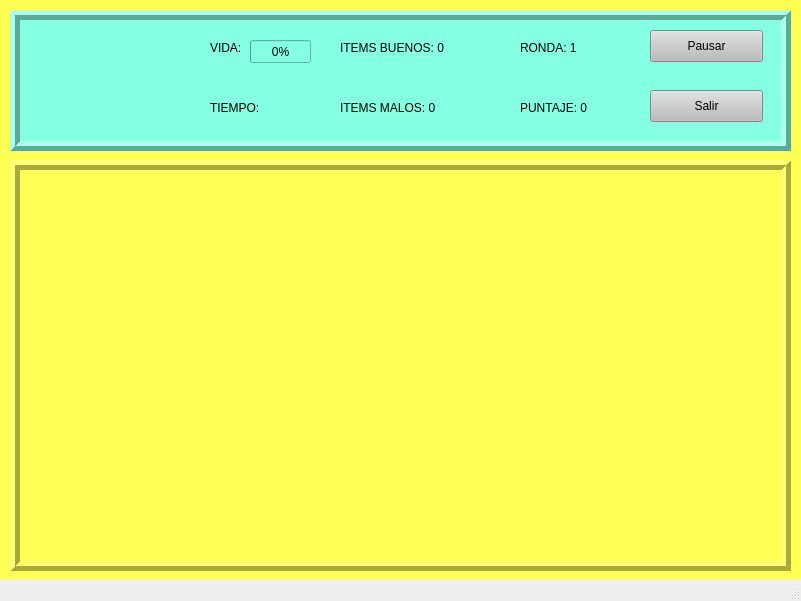
<?xml version="1.0" encoding="UTF-8"?>
<ui version="4.0">
 <class>VentanaJuego</class>
 <widget class="QMainWindow" name="VentanaJuego">
  <property name="geometry">
   <rect>
    <x>0</x>
    <y>0</y>
    <width>801</width>
    <height>601</height>
   </rect>
  </property>
  <property name="windowTitle">
   <string>MainWindow</string>
  </property>
  <widget class="QWidget" name="centralwidget">
   <widget class="QWidget" name="widget" native="true">
    <property name="geometry">
     <rect>
      <x>0</x>
      <y>0</y>
      <width>801</width>
      <height>581</height>
     </rect>
    </property>
    <property name="styleSheet">
     <string notr="true">background-color: rgb(255, 255, 84)</string>
    </property>
    <widget class="QFrame" name="frame">
     <property name="geometry">
      <rect>
       <x>10</x>
       <y>10</y>
       <width>781</width>
       <height>141</height>
      </rect>
     </property>
     <property name="styleSheet">
      <string notr="true">background-color: rgb(133, 255, 226)</string>
     </property>
     <property name="frameShape">
      <enum>QFrame::Box</enum>
     </property>
     <property name="frameShadow">
      <enum>QFrame::Raised</enum>
     </property>
     <property name="lineWidth">
      <number>5</number>
     </property>
     <widget class="QLabel" name="label">
      <property name="geometry">
       <rect>
        <x>20</x>
        <y>10</y>
        <width>131</width>
        <height>121</height>
       </rect>
      </property>
      <property name="text">
       <string/>
      </property>
      <property name="pixmap">
       <pixmap>Logo.png</pixmap>
      </property>
      <property name="scaledContents">
       <bool>true</bool>
      </property>
     </widget>
     <widget class="QLabel" name="label_2">
      <property name="geometry">
       <rect>
        <x>200</x>
        <y>30</y>
        <width>60</width>
        <height>16</height>
       </rect>
      </property>
      <property name="text">
       <string>VIDA: </string>
      </property>
     </widget>
     <widget class="QLabel" name="label_3">
      <property name="geometry">
       <rect>
        <x>200</x>
        <y>90</y>
        <width>60</width>
        <height>16</height>
       </rect>
      </property>
      <property name="text">
       <string>TIEMPO:</string>
      </property>
     </widget>
     <widget class="QLabel" name="label_objetos_buenos">
      <property name="geometry">
       <rect>
        <x>330</x>
        <y>30</y>
        <width>131</width>
        <height>16</height>
       </rect>
      </property>
      <property name="text">
       <string>ITEMS BUENOS: 0</string>
      </property>
     </widget>
     <widget class="QLabel" name="label_objetos_malos">
      <property name="geometry">
       <rect>
        <x>330</x>
        <y>90</y>
        <width>121</width>
        <height>16</height>
       </rect>
      </property>
      <property name="text">
       <string>ITEMS MALOS: 0</string>
      </property>
     </widget>
     <widget class="QLabel" name="label_ronda">
      <property name="geometry">
       <rect>
        <x>510</x>
        <y>30</y>
        <width>60</width>
        <height>16</height>
       </rect>
      </property>
      <property name="text">
       <string>RONDA: 1</string>
      </property>
     </widget>
     <widget class="QLabel" name="label_puntaje">
      <property name="geometry">
       <rect>
        <x>510</x>
        <y>90</y>
        <width>81</width>
        <height>16</height>
       </rect>
      </property>
      <property name="text">
       <string>PUNTAJE: 0</string>
      </property>
     </widget>
     <widget class="QPushButton" name="pushButton">
      <property name="geometry">
       <rect>
        <x>640</x>
        <y>20</y>
        <width>113</width>
        <height>32</height>
       </rect>
      </property>
      <property name="styleSheet">
       <string notr="true">background-color: rgb(185, 189, 189)</string>
      </property>
      <property name="text">
       <string>Pausar</string>
      </property>
     </widget>
     <widget class="QPushButton" name="boton_salir">
      <property name="geometry">
       <rect>
        <x>640</x>
        <y>80</y>
        <width>113</width>
        <height>32</height>
       </rect>
      </property>
      <property name="styleSheet">
       <string notr="true">background-color: rgb(185, 189, 189)</string>
      </property>
      <property name="text">
       <string>Salir</string>
      </property>
     </widget>
     <widget class="QProgressBar" name="barra_vida">
      <property name="geometry">
       <rect>
        <x>240</x>
        <y>30</y>
        <width>61</width>
        <height>23</height>
       </rect>
      </property>
      <property name="maximum">
       <number>10</number>
      </property>
      <property name="value">
       <number>0</number>
      </property>
      <property name="invertedAppearance">
       <bool>false</bool>
      </property>
     </widget>
     <widget class="QLabel" name="label_tiempo">
      <property name="geometry">
       <rect>
        <x>260</x>
        <y>90</y>
        <width>60</width>
        <height>16</height>
       </rect>
      </property>
      <property name="text">
       <string/>
      </property>
     </widget>
    </widget>
    <widget class="QLabel" name="label_mapa">
     <property name="geometry">
      <rect>
       <x>10</x>
       <y>160</y>
       <width>781</width>
       <height>411</height>
      </rect>
     </property>
     <property name="frameShape">
      <enum>QFrame::Box</enum>
     </property>
     <property name="frameShadow">
      <enum>QFrame::Raised</enum>
     </property>
     <property name="lineWidth">
      <number>5</number>
     </property>
     <property name="text">
      <string/>
     </property>
     <property name="pixmap">
      <pixmap>sprites/Mapa/Planta_nuclear/Mapa.png</pixmap>
     </property>
     <property name="scaledContents">
      <bool>true</bool>
     </property>
    </widget>
    <widget class="QLabel" name="label_personaje">
     <property name="geometry">
      <rect>
       <x>140</x>
       <y>390</y>
       <width>81</width>
       <height>81</height>
      </rect>
     </property>
     <property name="styleSheet">
      <string notr="true">background-color: transparent</string>
     </property>
     <property name="text">
      <string/>
     </property>
    </widget>
    <widget class="QLabel" name="label_ob1">
     <property name="geometry">
      <rect>
       <x>80</x>
       <y>320</y>
       <width>41</width>
       <height>41</height>
      </rect>
     </property>
     <property name="styleSheet">
      <string notr="true">background-color: transparent</string>
     </property>
     <property name="text">
      <string/>
     </property>
     <property name="pixmap">
      <pixmap>sprites/Mapa/Planta_nuclear/Obstaculo1.png</pixmap>
     </property>
     <property name="scaledContents">
      <bool>true</bool>
     </property>
    </widget>
    <widget class="QLabel" name="label_ob2">
     <property name="geometry">
      <rect>
       <x>355</x>
       <y>350</y>
       <width>41</width>
       <height>41</height>
      </rect>
     </property>
     <property name="styleSheet">
      <string notr="true">background-color: transparent
</string>
     </property>
     <property name="text">
      <string/>
     </property>
     <property name="pixmap">
      <pixmap>sprites/Mapa/Planta_nuclear/Obstaculo2.png</pixmap>
     </property>
     <property name="scaledContents">
      <bool>true</bool>
     </property>
    </widget>
    <widget class="QLabel" name="label_ob3">
     <property name="geometry">
      <rect>
       <x>570</x>
       <y>350</y>
       <width>41</width>
       <height>41</height>
      </rect>
     </property>
     <property name="styleSheet">
      <string notr="true">background-color: transparent</string>
     </property>
     <property name="text">
      <string/>
     </property>
     <property name="pixmap">
      <pixmap>sprites/Mapa/Planta_nuclear/Obstaculo3.png</pixmap>
     </property>
     <property name="scaledContents">
      <bool>true</bool>
     </property>
    </widget>
    <widget class="QLabel" name="label_objeto1">
     <property name="geometry">
      <rect>
       <x>60</x>
       <y>430</y>
       <width>41</width>
       <height>41</height>
      </rect>
     </property>
     <property name="styleSheet">
      <string notr="true">background-color: transparent</string>
     </property>
     <property name="text">
      <string/>
     </property>
     <property name="scaledContents">
      <bool>true</bool>
     </property>
    </widget>
    <widget class="QLabel" name="label_objeto2">
     <property name="geometry">
      <rect>
       <x>590</x>
       <y>460</y>
       <width>41</width>
       <height>41</height>
      </rect>
     </property>
     <property name="styleSheet">
      <string notr="true">background-color: transparent</string>
     </property>
     <property name="text">
      <string/>
     </property>
     <property name="scaledContents">
      <bool>true</bool>
     </property>
    </widget>
   </widget>
  </widget>
  <widget class="QStatusBar" name="statusbar"/>
 </widget>
 <resources/>
 <connections/>
</ui>
